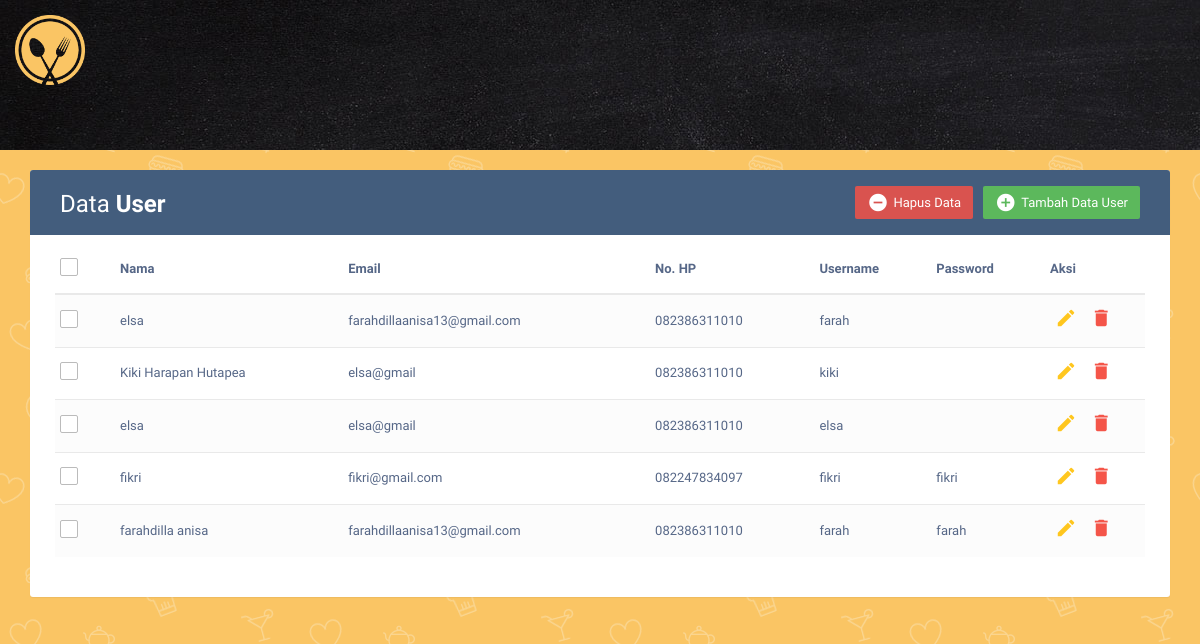
Page /crud.php?id_login=1 on the committed database.
### tables this page shows
CREATE TABLE IF NOT EXISTS `user` (
  `id_login` int(11) NOT NULL,
  `nama` varchar(20) NOT NULL,
  `email` varchar(30) NOT NULL,
  `nohp` varchar(15) NOT NULL,
  `username` varchar(10) NOT NULL,
  `password` varchar(15) NOT NULL
);

### crud.php (the view, shortened to what this page needs)
<?php
include ("koneksi.php");
$result = mysqli_query($db, "SELECT * FROM user ORDER BY id_login DESC");
?>
<!DOCTYPE html>
<html lang="en">
<head>
<link rel="stylesheet" href="https://maxcdn.bootstrapcdn.com/font-awesome/4.7.0/css/font-awesome.min.css">
<link rel="stylesheet" href="https://maxcdn.bootstrapcdn.com/bootstrap/3.3.7/css/bootstrap.min.css">
</head>
<body>
	<div style="height: 150px; background-image: url(images/bg_4.jpg);">
		<a class="navbar-brand" href="index.html"><div class="mr-1"><img src="images/logo.png" width="70px" style="text-align: center;"></div></a>
	</div>
    <div class="container">
        <div class="table-wrapper">
            <div class="table-title">
                <div class="row">
                    <div class="col-sm-6">
						<h2>Data <b>User</b></h2>
					</div>
					<div class="col-sm-6">
						<a href="#addEmployeeModal" class="btn btn-success" data-toggle="modal"><i class="material-icons">&#xE147;</i> <span>Tambah Data User</span></a>
						<a href="#deleteEmployeeModal" class="btn btn-danger" data-toggle="modal"><i class="material-icons">&#xE15C;</i> <span>Hapus Data</span></a>
					</div>
                </div>
            </div>
            <table class="table table-striped table-hover">
                <thead>
                    <tr>
						<th>
							<span class="custom-checkbox">
								<label for="selectAll"></label>
							</span>
						</th>
                        <th>Nama</th>
                        <th>Email</th>
						<th>No. HP</th>
                        <th>Username</th>
                        <th>Password</th>
                        <th>Aksi</th>
                    </tr>
                </thead>
                <tbody>
					<?php
    					while($user_data = mysqli_fetch_array($result)) {
        				echo "<tr>";?>
        				<td>
							<span class="custom-checkbox">
								<label for="checkbox2"></label>
							</span>
						</td>
				        <td><?php echo $user_data['nama'];?></td>
				        <td><?php echo $user_data['email'];?></td>
				        <td><?php echo $user_data['nohp'];?></td>
				        <td><?php echo $user_data['username'];?></td>
				        <td><?php echo $user_data['password'];?></td>
				        <td><a href="#editEmployeeModal?id_login=<?php echo $user_data['id_login']?>" class="edit" data-toggle="modal"><i class="material-icons" data-toggle="tooltip" title="Edit">&#xE254;</i></a>
				        	<a href="#deleteEmployeeModal?id_login=<?php echo $user_data['id_login']?>" class='delete' data-toggle='modal'><i class='material-icons' data-toggle='tooltip' title='Delete'>&#xE872;</i></a></td>
				        </tr>
    					<?php } ?>
                </tbody>
            </table>
        </div>
    </div>
</body>
</html>

### crud.php (style rules this page uses)
body { color: #566787; background-image: url(images/food.png); font-family: 'Varela Round', sans-serif; font-size: 13px; }
.table-wrapper { background: #fff; padding: 20px 25px; margin: 20px 0; border-radius: 3px; box-shadow: 0 1px 1px rgba(0,0,0,.05); }
.table-title { padding-bottom: 15px; background: #435d7d; color: #fff; padding: 16px 30px; margin: -20px -25px 10px; border-radius: 3px 3px 0 0; }
.table-title h2 { margin: 5px 0 0; font-size: 24px; }
.table-title .btn { color: #fff; float: right; font-size: 13px; border: none; min-width: 50px; border-radius: 2px; border: none; outline: none !important; margin-left: 10px; }
.table-title .btn i { float: left; font-size: 21px; margin-right: 5px; }
.table-title .btn span { float: left; margin-top: 2px; }
table.table tr th, table.table tr td { border-color: #e9e9e9; padding: 12px 5px; vertical-align: middle; }
table.table tr th:first-child { width: 60px; }
table.table tr th:last-child { width: 100px; }
table.table-striped tbody tr:nth-of-type(odd) { background-color: #fcfcfc; }
table.table td:last-child i { opacity: 0.9; font-size: 22px; margin: 0 5px; }
table.table td a { font-weight: bold; color: #566787; display: inline-block; text-decoration: none; outline: none !important; }
table.table td a.edit { color: #FFC107; }
table.table td a.delete { color: #F44336; }
table.table td i { font-size: 19px; }
.custom-checkbox { position: relative; }
.custom-checkbox label:before { width: 18px; height: 18px; }
.custom-checkbox label:before { content: ''; margin-right: 10px; display: inline-block; vertical-align: text-top; background: white; border: 1px solid #bbb; border-radius: 2px; box-sizing: border-box; z-index: 2; }

### rows in the picture
user: nama "elsa", email "farahdillaanisa13@gmail.com", nohp "082386311010", username "farah"
user: nama "Kiki Harapan Hutapea", email "elsa@gmail", nohp "082386311010", username "kiki"
user: nama "elsa", email "elsa@gmail", nohp "082386311010", username "elsa"
user: nama "fikri", email "fikri@gmail.com", nohp "082247834097", username "fikri", password "fikri"
user: nama "farahdilla anisa", email "farahdillaanisa13@gmail.com", nohp "082386311010", username "farah", password "farah"
